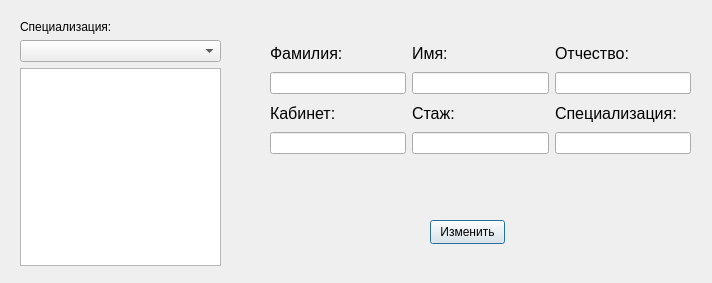
<?xml version="1.0" encoding="UTF-8"?>
<ui version="4.0">
 <class>EditWindow</class>
 <widget class="QDialog" name="EditWindow">
  <property name="geometry">
   <rect>
    <x>0</x>
    <y>0</y>
    <width>712</width>
    <height>283</height>
   </rect>
  </property>
  <property name="windowTitle">
   <string>Редактирование врача</string>
  </property>
  <widget class="QWidget" name="layoutWidget">
   <property name="geometry">
    <rect>
     <x>270</x>
     <y>40</y>
     <width>421</width>
     <height>114</height>
    </rect>
   </property>
   <layout class="QVBoxLayout" name="verticalLayout_14">
    <item>
     <layout class="QHBoxLayout" name="horizontalLayout_3">
      <item>
       <layout class="QVBoxLayout" name="verticalLayout_8" stretch="10,0">
        <property name="spacing">
         <number>6</number>
        </property>
        <item>
         <widget class="QLabel" name="label_8">
          <property name="font">
           <font>
            <pointsize>12</pointsize>
           </font>
          </property>
          <property name="text">
           <string>Фамилия:</string>
          </property>
         </widget>
        </item>
        <item>
         <widget class="QLineEdit" name="surname_2">
          <property name="text">
           <string/>
          </property>
         </widget>
        </item>
       </layout>
      </item>
      <item>
       <layout class="QVBoxLayout" name="verticalLayout_9" stretch="1,0">
        <item>
         <widget class="QLabel" name="label_9">
          <property name="font">
           <font>
            <pointsize>12</pointsize>
           </font>
          </property>
          <property name="text">
           <string>Имя:</string>
          </property>
         </widget>
        </item>
        <item>
         <widget class="QLineEdit" name="name_2">
          <property name="text">
           <string/>
          </property>
         </widget>
        </item>
       </layout>
      </item>
      <item>
       <layout class="QVBoxLayout" name="verticalLayout_10" stretch="1,0">
        <item>
         <widget class="QLabel" name="label_10">
          <property name="font">
           <font>
            <pointsize>12</pointsize>
           </font>
          </property>
          <property name="text">
           <string>Отчество:</string>
          </property>
         </widget>
        </item>
        <item>
         <widget class="QLineEdit" name="patronymic_2">
          <property name="text">
           <string/>
          </property>
         </widget>
        </item>
       </layout>
      </item>
     </layout>
    </item>
    <item>
     <layout class="QHBoxLayout" name="horizontalLayout_4">
      <item>
       <layout class="QVBoxLayout" name="verticalLayout_11" stretch="1,0">
        <item>
         <widget class="QLabel" name="label_11">
          <property name="font">
           <font>
            <pointsize>12</pointsize>
           </font>
          </property>
          <property name="text">
           <string>Кабинет:</string>
          </property>
         </widget>
        </item>
        <item>
         <widget class="QLineEdit" name="cabinet_2">
          <property name="text">
           <string/>
          </property>
         </widget>
        </item>
       </layout>
      </item>
      <item>
       <layout class="QVBoxLayout" name="verticalLayout_12" stretch="1,0">
        <item>
         <widget class="QLabel" name="label_12">
          <property name="font">
           <font>
            <pointsize>12</pointsize>
           </font>
          </property>
          <property name="text">
           <string>Стаж:</string>
          </property>
         </widget>
        </item>
        <item>
         <widget class="QLineEdit" name="expirience_2">
          <property name="text">
           <string/>
          </property>
         </widget>
        </item>
       </layout>
      </item>
      <item>
       <layout class="QVBoxLayout" name="verticalLayout_13" stretch="1,0">
        <item>
         <widget class="QLabel" name="label_13">
          <property name="font">
           <font>
            <pointsize>12</pointsize>
           </font>
          </property>
          <property name="text">
           <string>Специализация:</string>
          </property>
         </widget>
        </item>
        <item>
         <widget class="QLineEdit" name="post_2">
          <property name="text">
           <string/>
          </property>
         </widget>
        </item>
       </layout>
      </item>
     </layout>
    </item>
   </layout>
  </widget>
  <widget class="QWidget" name="layoutWidget">
   <property name="geometry">
    <rect>
     <x>20</x>
     <y>20</y>
     <width>201</width>
     <height>246</height>
    </rect>
   </property>
   <layout class="QVBoxLayout" name="verticalLayout_15">
    <item>
     <layout class="QVBoxLayout" name="verticalLayout">
      <item>
       <widget class="QLabel" name="label">
        <property name="text">
         <string>Специализация:</string>
        </property>
       </widget>
      </item>
      <item>
       <widget class="QComboBox" name="spec_comboBox"/>
      </item>
     </layout>
    </item>
    <item>
     <widget class="QListWidget" name="doctors_table">
      <property name="styleSheet">
       <string notr="true"/>
      </property>
      <property name="verticalScrollBarPolicy">
       <enum>Qt::ScrollBarAsNeeded</enum>
      </property>
      <property name="editTriggers">
       <set>QAbstractItemView::NoEditTriggers</set>
      </property>
      <property name="viewMode">
       <enum>QListView::ListMode</enum>
      </property>
     </widget>
    </item>
   </layout>
  </widget>
  <widget class="QPushButton" name="edit_button">
   <property name="geometry">
    <rect>
     <x>430</x>
     <y>220</y>
     <width>75</width>
     <height>24</height>
    </rect>
   </property>
   <property name="text">
    <string>Изменить</string>
   </property>
  </widget>
 </widget>
 <resources/>
 <connections/>
</ui>
